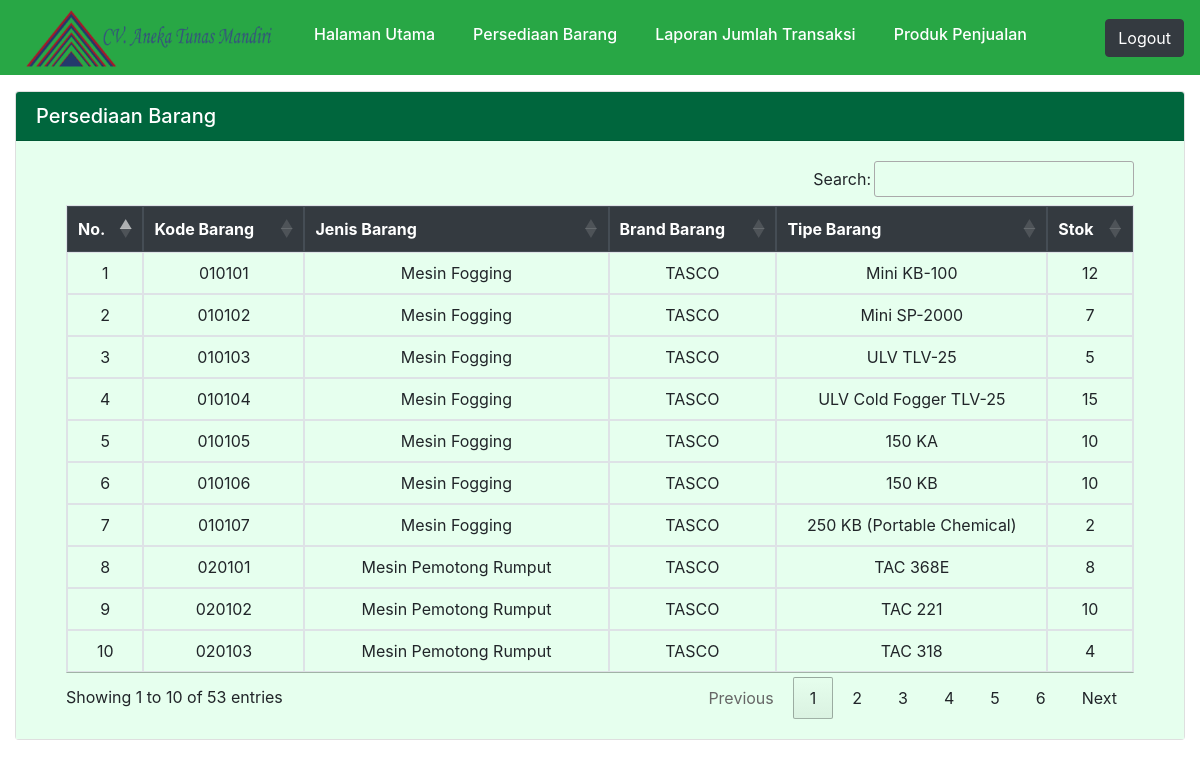
Page /index.php/admin/admin on the committed database.
### tables this page shows
CREATE TABLE `tipe_barang` (
  `id` int(11) NOT NULL,
  `kode_barang` varchar(6) NOT NULL,
  `id_info_barang` int(11) NOT NULL,
  `tipe` varchar(50) NOT NULL,
  `limit_stok` int(11) NOT NULL,
  `status` int(1) NOT NULL DEFAULT 1
);

### application/controllers/admin/Admin.php (called while the page is built, shortened)
<?php
class Admin extends CI_Controller {
	public function __construct() {
		$this->load->model('Admin_model', 'admin');
	}
	public function index() {
		$stok = $this->admin->getAllStok();
		foreach($stok as $index => $value) {
			$fifo = $this->admin->getFifoBarang($value['id_tipe']);
			$jumlah = array_sum(array_column($fifo, 'jumlah'));
			$stok[$index]['stok'] = $jumlah;
			$stok[$index]['fifo'] = $fifo;
		}
		$this->load->view('admin/stok', ['stok' => $stok]);
	}
}
?>

### index.php (called while the page is built, shortened)
<?php
require_once BASEPATH.'core/CodeIgniter.php';

### application/models/Admin_model.php (called while the page is built, shortened)
<?php
class Admin_model extends CI_Model {
	public function getAllStok() {
		return $this->db->select("
			jenis_barang.nama as jenis_barang, brand_barang.nama as brand_barang,
			tipe_barang.tipe as tipe_barang, tipe_barang.kode_barang, tipe_barang.limit_stok, tipe_barang.id as id_tipe,
			")
		->from('detail_transaksi')
		->join('transaksi', 'transaksi.id = detail_transaksi.id_transaksi')
		->join('tipe_barang', 'tipe_barang.id = detail_transaksi.id_tipe_barang')
		->join('info_barang', 'info_barang.id = tipe_barang.id_info_barang')
		->join('brand_barang', 'brand_barang.id = info_barang.id_brand')
		->join('jenis_barang', 'jenis_barang.id = info_barang.id_barang')
		->group_by('tipe_barang.id')
		->order_by('kode_barang', 'ASC')
		->get()
		->result_array();
	}
		public function getFifoBarang($idTipeBarang) {
		return $this->db->select('transaksi.kode_transaksi, sum(barang_masuk.jumlah) as jumlah')
			->from('barang_masuk')
			->join('transaksi', 'transaksi.id = barang_masuk.id_transaksi')
			->where('id_tipe_barang', $idTipeBarang)
			->where('jumlah != 0')
			->group_by('transaksi.kode_transaksi')
			->get()
			->result_array();
	}
}
?>

### application/views/admin/stok.php (the view, shortened to what this page needs)
<!DOCTYPE html>
<html lang="en">
<head>
	<?php $this->load->view('_partials/header') ?>
</head>
<body>
	<?php $this->load->view('_partials/navbar/admin') ?>
	<div class="container-fluid">
		<div class="card mt-3" >
  <h5 class="card-header" style="background-color: #00663d; color: white;">Persediaan Barang</h5>
  <div class="card-body" style="background-color: #e6ffee; padding-left: 50px; padding-right: 50px;">
		<table class="table table-hover table-bordered text-center table-stok mt-3">
			<thead class="thead-dark">
				<th>No.</th>
				<th>Kode Barang</th>
				<th>Jenis Barang</th>
				<th>Brand Barang</th>
				<th>Tipe Barang</th>
				<th>Stok</th>
			</thead>
			<tbody>
				<?php foreach($stok as $index => $value): ?>
				<tr>
					<td><?= $index + 1 ?></td>
					<td><?= $value['kode_barang'] ?></td>
					<td><?= $value['jenis_barang'] ?></td>
					<td><?= $value['brand_barang'] ?></td>
					<td><?= $value['tipe_barang'] ?></td>
					<td><?= $value['stok'] ?></td>
				</tr>
				<?php endforeach; ?>
			</tbody>
		</table>
</div>
</div>
	</div>
</body>
</html>

### application/views/_partials/header.php
<link rel="stylesheet" href="https://stackpath.bootstrapcdn.com/bootstrap/4.5.0/css/bootstrap.min.css">
<link rel="stylesheet" href="https://cdn.datatables.net/1.10.21/css/jquery.dataTables.min.css">
<link rel="stylesheet" type="text/css" href="https://cdn.datatables.net/v/dt/jszip-2.5.0/dt-1.10.21/b-1.6.2/b-html5-1.6.2/b-print-1.6.2/datatables.min.css"/>

### application/views/_partials/navbar/admin.php (shortened to what this page needs)
<nav class="navbar navbar-expand-lg navbar-light bg-success" style="height: 75px;">
	<div class="collapse navbar-collapse" id="navbarNav">
		<ul class="navbar-nav mr-auto">
			<li>
				<a class="nav-link" href="#" style="width: 290px"><img src="<?= base_url('assets/image/logoSamping.png') ?>" width="250px" height="60px"></a>
			</li>
			<li class="nav-item <?= $this->uri->segment(3) == NULL ? 'active' : '' ?>">
				<h6><a class="nav-link" href="#" style="color: white; padding-top: 25px; padding-right: 30px;">Halaman Utama</a></h6>
			</li>
			<li class="nav-item <?= $this->uri->segment(3) == 'pengiriman' ? 'active' : '' ?>">
				<h6><a class="nav-link" href="#" style="color: white; padding-top: 25px; padding-right: 30px;">Persediaan Barang</a></h6>
			</li>
			<li class="nav-item <?= $this->uri->segment(3) == 'stok' ? 'active' : '' ?>">
				<h6><a class="nav-link" href="<?= base_url('admin/admin/lap_masuk') ?>" style="color: white; padding-top: 25px; padding-right: 30px;">Laporan Jumlah Transaksi</a></h6>
			</li>
			<li class="nav-item <?= $this->uri->segment(3) == 'pengiriman' ? 'active' : '' ?>">
				<h6><a class="nav-link" href="#" style="color: white; padding-top: 25px; padding-right: 30px;">Produk Penjualan</a></h6>
			</li>
		</ul>
		<a href="<?= base_url('logout') ?>" class="btn btn-dark">Logout</a>
	</div>
</nav>

### rows in the picture
tipe_barang: kode_barang "010101", jenis_barang "Mesin Fogging", brand_barang "TASCO", tipe "Mini KB-100", stok "12"
tipe_barang: kode_barang "010102", jenis_barang "Mesin Fogging", brand_barang "TASCO", tipe "Mini SP-2000", stok "7"
tipe_barang: kode_barang "010103", jenis_barang "Mesin Fogging", brand_barang "TASCO", tipe "ULV TLV-25", limit_stok "5"
tipe_barang: kode_barang "010104", jenis_barang "Mesin Fogging", brand_barang "TASCO", tipe "ULV Cold Fogger TLV-25", stok "15"
tipe_barang: kode_barang "010105", jenis_barang "Mesin Fogging", brand_barang "TASCO", tipe "150 KA", stok "10"
tipe_barang: kode_barang "010106", jenis_barang "Mesin Fogging", brand_barang "TASCO", tipe "150 KB", stok "10"
tipe_barang: kode_barang "010107", jenis_barang "Mesin Fogging", brand_barang "TASCO", tipe "250 KB (Portable Chemical)", stok "2"
tipe_barang: kode_barang "020101", jenis_barang "Mesin Pemotong Rumput", brand_barang "TASCO", tipe "TAC 368E", stok "8"
tipe_barang: kode_barang "020102", jenis_barang "Mesin Pemotong Rumput", brand_barang "TASCO", tipe "TAC 221", stok "10"
tipe_barang: kode_barang "020103", jenis_barang "Mesin Pemotong Rumput", brand_barang "TASCO", tipe "TAC 318", stok "4"
